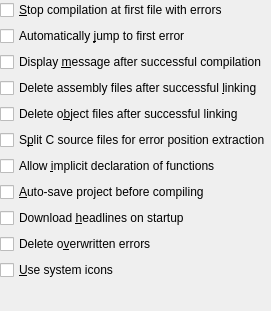
     <widget class="QWidget" name="tabPage1" >
      <attribute name="title" >
       <string>&amp;General</string>
      </attribute>
      <layout class="QVBoxLayout" >
       <property name="margin" >
        <number>0</number>
       </property>
       <property name="spacing" >
        <number>6</number>
       </property>
       <item>
        <widget class="QCheckBox" name="stopAtFirstError" >
         <property name="text" >
          <string>&amp;Stop compilation at first file with errors</string>
         </property>
         <property name="shortcut" >
          <string>Alt+S</string>
         </property>
        </widget>
       </item>
       <item>
        <widget class="QCheckBox" name="jumpToError" >
         <property name="text" >
          <string>Automatically &amp;jump to first error</string>
         </property>
         <property name="shortcut" >
          <string>Alt+J</string>
         </property>
        </widget>
       </item>
       <item>
        <widget class="QCheckBox" name="successMessage" >
         <property name="text" >
          <string>Display &amp;message after successful compilation</string>
         </property>
         <property name="shortcut" >
          <string>Alt+M</string>
         </property>
        </widget>
       </item>
       <item>
        <widget class="QCheckBox" name="deleteAsmFiles" >
         <property name="text" >
          <string>Delete assembly files after successful &amp;linking</string>
         </property>
         <property name="shortcut" >
          <string>Alt+L</string>
         </property>
        </widget>
       </item>
       <item>
        <widget class="QCheckBox" name="deleteObjFiles" >
         <property name="text" >
          <string>Delete o&amp;bject files after successful linking</string>
         </property>
         <property name="shortcut" >
          <string>Alt+B</string>
         </property>
        </widget>
       </item>
       <item>
        <widget class="QCheckBox" name="splitSourceFiles" >
         <property name="text" >
          <string>S&amp;plit C source files for error position extraction</string>
         </property>
         <property name="shortcut" >
          <string>Alt+P</string>
         </property>
        </widget>
       </item>
       <item>
        <widget class="QCheckBox" name="allowImplicitDeclaration" >
         <property name="text" >
          <string>Allow &amp;implicit declaration of functions</string>
         </property>
         <property name="shortcut" >
          <string>Alt+I</string>
         </property>
        </widget>
       </item>
       <item>
        <widget class="QCheckBox" name="autoSave" >
         <property name="text" >
          <string>&amp;Auto-save project before compiling</string>
         </property>
         <property name="shortcut" >
          <string>Alt+A</string>
         </property>
        </widget>
       </item>
       <item>
        <widget class="QCheckBox" name="downloadHeadlines" >
         <property name="text" >
          <string>Download &amp;headlines on startup</string>
         </property>
         <property name="shortcut" >
          <string>Alt+H</string>
         </property>
        </widget>
       </item>
       <item>
        <widget class="QCheckBox" name="deleteOverwrittenErrors" >
         <property name="text" >
          <string>Delete o&amp;verwritten errors</string>
         </property>
         <property name="shortcut" >
          <string>Alt+V</string>
         </property>
        </widget>
       </item>
       <item>
        <widget class="QCheckBox" name="useSystemIcons" >
         <property name="text" >
          <string>&amp;Use system icons</string>
         </property>
         <property name="shortcut" >
          <string>Alt+U</string>
         </property>
        </widget>
       </item>
       <item>
        <spacer>
         <property name="orientation" >
          <enum>Qt::Vertical</enum>
         </property>
         <property name="sizeType" >
          <enum>QSizePolicy::Expanding</enum>
         </property>
         <property name="sizeHint" >
          <size>
           <width>20</width>
           <height>31</height>
          </size>
         </property>
        </spacer>
       </item>
      </layout>
     </widget>
